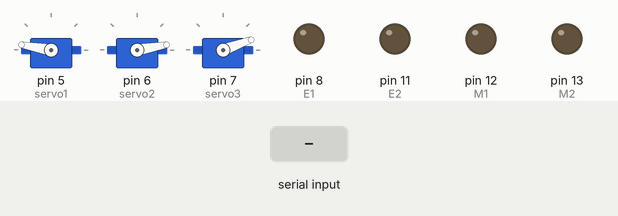
Recording of a sketch running on a simulated Arduino Uno, built with avr-gcc and run on an emulated ATmega328P. Parts: 3 × servo, output pins drawn as LEDs (lit = HIGH). Inputs (shaded band) come from the test bench. What the sketch prints to the serial monitor is not drawn.

Above: at 1.2 s.
1.3 s: "90,45\n" received over Serial
At 2.9 s:
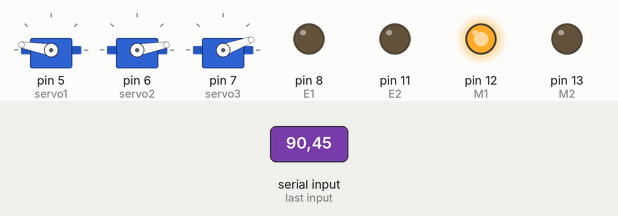
3.5 s: "200\n" received over Serial
At 3.6 s:
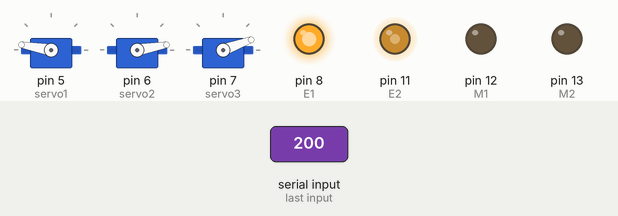
5.2 s: "30,150\n" received over Serial
At 5.3 s:
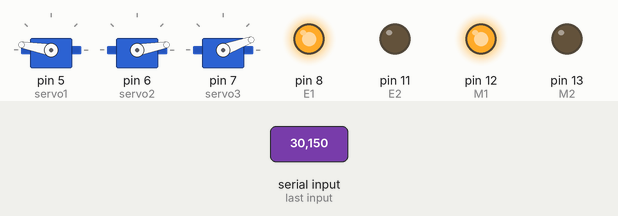
8.2 s: "4\n" received over Serial
At 8.9 s:
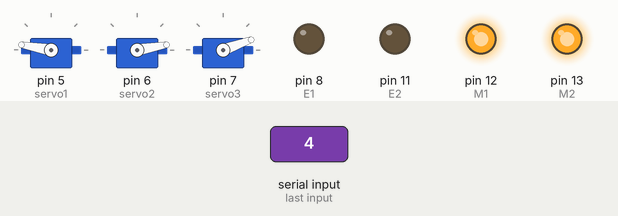
9.9 s: "3\n" received over Serial
At 10.0 s:
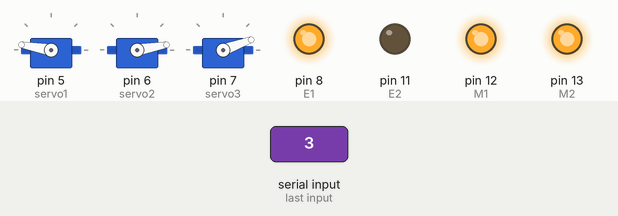
11.6 s: "2\n" received over Serial
At 12.7 s:
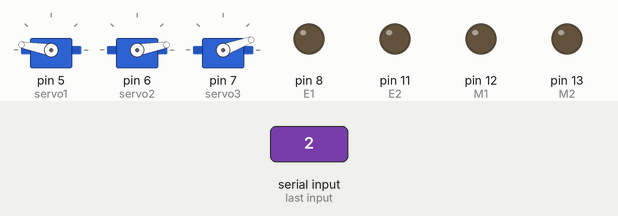
Timing chart, 0 to 14.3 s (numbered marks = the images above; inputs shaded):
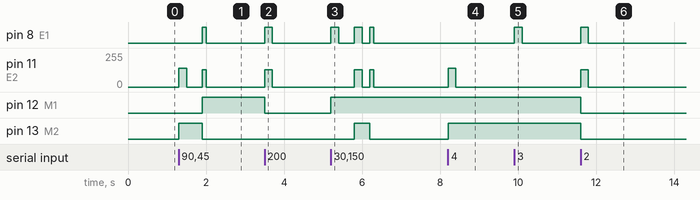

The sketch:

Pr0ject_NHZIR.ino
```cpp
#include <Servo2.h>

Servo servo1;
Servo servo2;
Servo servo3;

int pos = 170;
int pos3 = 20;
int E1 = 8;
int M1 = 12;
int E2 =11;
int M2 = 13;
int value;

void setup() {
  Serial.begin(9600);
  pinMode(M1, OUTPUT);
  pinMode(M2, OUTPUT);

  servo1.attach(5);
  servo2.attach(6);
  servo3.attach(7);
  servo1.write(pos);servo2.write(180 - pos);servo3.write(pos3);

}


void loop() {
  if (Serial.available() > 0) {
    int data = Serial.read()- '0';
    switch (data){

      case 1:
      digitalWrite(M1,HIGH);
      digitalWrite(M2, HIGH);
      analogWrite(E1, 130);
      analogWrite(E2, 130);
      delay(200);
      analogWrite(E1, 0);
      analogWrite(E2, 0);
      delay(200);
      break;

      case 2:
      digitalWrite(M1,LOW);
      digitalWrite(M2, LOW);
      analogWrite(E1, 130);
      analogWrite(E2, 130);
      delay(200);
      analogWrite(E1, 0);
      analogWrite(E2, 0);
      delay(200);
      break;

      case 3:
      digitalWrite(M1,HIGH);
      analogWrite(E1, 130);
      delay(200);
      analogWrite(E1, 0);
      delay(400);
      break;

      case 4:
      digitalWrite(M2,HIGH);
      analogWrite(E2, 140);
      delay(200);
      analogWrite(E2, 0);
      delay(400);
      break;

      case 5:
      digitalWrite(M1,HIGH);
      digitalWrite(M2, LOW);
      analogWrite(E1, 130);
      analogWrite(E2, 130);
      delay(100);
      analogWrite(E1, 0);
      analogWrite(E2, 0);
      delay(400);
      break;

      case 6:
      servo1.write(pos);servo2.write(180 - pos);servo3.write(pos3);
      for (pos = 170; pos > 70; pos -= 1) { // goes from 0 degrees to 180 degrees
        // in steps of 1 degree
        servo2.write(180 - pos);
        servo1.write(pos);
      // tell servo to go to position in variable 'pos'
        delay(35);                       // waits 15 ms for the servo to reach the position
      }
      for (pos3 = 20; pos3 < 45; pos3 += 1) { // goes from 180 degrees to 0 degrees
        servo3.write(pos3);              // tell servo to go to position in variable 'pos'
        delay(35);                       // waits 15 ms for the servo to reach the position
      }
      break;

      case 7:
      for (pos3 = 45; pos3 > 20; pos3 -= 1) { // goes from 180 degrees to 0 degrees
        servo3.write(pos3);              // tell servo to go to position in variable 'pos'
        delay(35);                       // waits 15 ms for the servo to reach the position
      }

      for (pos = 70; pos < 170; pos += 1) { // goes from 0 degrees to 180 degrees
        // in steps of 1 degree
        servo1.write(pos);
        servo2.write(180 - pos); // tell servo to go to position in variable 'pos'
        delay(15);                       // waits 15 ms for the servo to reach the position
      }
      break;

      default:
      break;
    }
    Serial.print("OK");
  }
}
```

Measured:
- after the input at 1.3 s, pin 8 (E1): LOW → HIGH after 0.60 s, → LOW 0.10 s later; pin 11 (E2): 0/255 → 140/255 at once, → 0/255 0.20 s later, → 130/255 0.40 s later, → 0/255 0.10 s later; pin 12 (M1): LOW → HIGH after 0.60 s; pin 13 (M2): LOW → HIGH at once, → LOW 0.60 s later
- after the input at 3.5 s, pin 8 (E1): LOW → HIGH at once, → LOW 0.20 s later; pin 11 (E2): 0/255 → 130/255 at once, → 0/255 0.20 s later; pin 12 (M1): HIGH → LOW at once
- after the input at 5.2 s, pin 8 (E1): goes HIGH 0.20 s, LOW 0.40 s, HIGH 0.20 s, LOW 0.20 s, HIGH 0.10 s, then LOW, starting at once; pin 11 (E2): 0/255 → 130/255 after 0.60 s, → 0/255 0.20 s later, → 130/255 0.20 s later, → 0/255 0.10 s later; pin 12 (M1): LOW → HIGH at once; pin 13 (M2): LOW → HIGH after 0.60 s, → LOW 0.40 s later
- after the input at 8.2 s, pin 11 (E2): 0/255 → 140/255 at once, → 0/255 0.20 s later; pin 13 (M2): LOW → HIGH at once
- after the input at 9.9 s, pin 8 (E1): LOW → HIGH at once, → LOW 0.20 s later
- after the input at 11.6 s, pin 8 (E1): LOW → HIGH at once, → LOW 0.20 s later; pin 11 (E2): 0/255 → 130/255 at once, → 0/255 0.20 s later; pin 12 (M1), pin 13 (M2): HIGH → LOW at once
